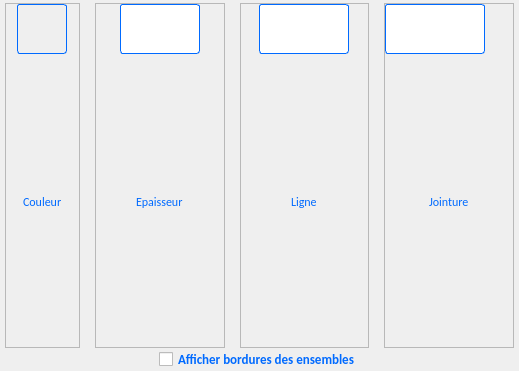
<?xml version="1.0" encoding="UTF-8"?>
<ui version="4.0">
 <class>BordersUI</class>
 <widget class="QWidget" name="BordersUI">
  <property name="geometry">
   <rect>
    <x>0</x>
    <y>0</y>
    <width>519</width>
    <height>371</height>
   </rect>
  </property>
  <property name="windowTitle">
   <string>Form</string>
  </property>
  <layout class="QVBoxLayout" name="verticalLayout">
   <property name="spacing">
    <number>0</number>
   </property>
   <property name="leftMargin">
    <number>0</number>
   </property>
   <property name="topMargin">
    <number>0</number>
   </property>
   <property name="rightMargin">
    <number>0</number>
   </property>
   <property name="bottomMargin">
    <number>0</number>
   </property>
   <item>
    <widget class="QWidget" name="wBorders" native="true">
     <property name="enabled">
      <bool>true</bool>
     </property>
     <property name="sizePolicy">
      <sizepolicy hsizetype="Minimum" vsizetype="Preferred">
       <horstretch>0</horstretch>
       <verstretch>0</verstretch>
      </sizepolicy>
     </property>
     <property name="minimumSize">
      <size>
       <width>250</width>
       <height>115</height>
      </size>
     </property>
     <property name="styleSheet">
      <string notr="true"/>
     </property>
     <layout class="QGridLayout" name="gridLayout_12">
      <property name="leftMargin">
       <number>5</number>
      </property>
      <property name="topMargin">
       <number>3</number>
      </property>
      <property name="rightMargin">
       <number>5</number>
      </property>
      <property name="bottomMargin">
       <number>0</number>
      </property>
      <property name="horizontalSpacing">
       <number>15</number>
      </property>
      <property name="verticalSpacing">
       <number>0</number>
      </property>
      <item row="0" column="2">
       <widget class="QFrame" name="frameBorderLineStyle">
        <property name="sizePolicy">
         <sizepolicy hsizetype="Minimum" vsizetype="Preferred">
          <horstretch>0</horstretch>
          <verstretch>0</verstretch>
         </sizepolicy>
        </property>
        <property name="frameShape">
         <enum>QFrame::StyledPanel</enum>
        </property>
        <property name="frameShadow">
         <enum>QFrame::Raised</enum>
        </property>
        <layout class="QVBoxLayout" name="verticalLayout_30">
         <property name="spacing">
          <number>3</number>
         </property>
         <property name="leftMargin">
          <number>0</number>
         </property>
         <property name="topMargin">
          <number>0</number>
         </property>
         <property name="rightMargin">
          <number>0</number>
         </property>
         <property name="bottomMargin">
          <number>0</number>
         </property>
         <item alignment="Qt::AlignHCenter">
          <widget class="QComboBox" name="cbBordersLineStyle">
           <property name="minimumSize">
            <size>
             <width>90</width>
             <height>50</height>
            </size>
           </property>
           <property name="maximumSize">
            <size>
             <width>90</width>
             <height>50</height>
            </size>
           </property>
           <property name="styleSheet">
            <string notr="true">QComboBox {
    border: 1px solid rgb(0,106,255);
    border-radius: 3px;
    padding: 1px -4px 1px 1px;

	background-color: qlineargradient(x1: 0, y1: 0, x2: 0, y2: 1,
                                       stop: 0 #dadbde, stop: 1 #f6f7fa);
}

QComboBox::drop-down {
	width: 0px;
}

QComboBox:hover{
background-color: qlineargradient(x1: 0, y1: 0, x2: 0, y2: 1,
                                       stop: 0 #f6f7fa, stop: 1 #dadbde);

}
 QComboBox QAbstractItemView {
     selection-background-color: lightgray;
 }


QComboBox:!enabled {

    border: 1px solid rgb(150,150,150);

}

</string>
           </property>
           <property name="currentIndex">
            <number>0</number>
           </property>
           <property name="iconSize">
            <size>
             <width>86</width>
             <height>53</height>
            </size>
           </property>
           <property name="frame">
            <bool>true</bool>
           </property>
           <item>
            <property name="text">
             <string/>
            </property>
            <property name="icon">
             <iconset resource="../resources.qrc">
              <normaloff>:/images/borders/solid_lines</normaloff>:/images/borders/solid_lines</iconset>
            </property>
           </item>
           <item>
            <property name="text">
             <string/>
            </property>
            <property name="icon">
             <iconset resource="../resources.qrc">
              <normaloff>:/images/borders/dot_line</normaloff>:/images/borders/dot_line</iconset>
            </property>
           </item>
           <item>
            <property name="text">
             <string/>
            </property>
            <property name="icon">
             <iconset resource="../resources.qrc">
              <normaloff>:/images/borders/dash_line</normaloff>:/images/borders/dash_line</iconset>
            </property>
           </item>
           <item>
            <property name="text">
             <string/>
            </property>
            <property name="icon">
             <iconset resource="../resources.qrc">
              <normaloff>:/images/borders/dash_dot_line</normaloff>:/images/borders/dash_dot_line</iconset>
            </property>
           </item>
           <item>
            <property name="text">
             <string/>
            </property>
            <property name="icon">
             <iconset resource="../resources.qrc">
              <normaloff>:/images/borders/dash_dot_dot_line</normaloff>:/images/borders/dash_dot_dot_line</iconset>
            </property>
           </item>
          </widget>
         </item>
         <item alignment="Qt::AlignHCenter">
          <widget class="QLabel" name="laBorderLineStyle">
           <property name="styleSheet">
            <string notr="true">

QWidget {
  
	color : rgb(0,106,255);
     font:  9pt Calibri;


 }


QWidget:!enabled {
  
	color : rgb(150,150,150);
     font:  9pt Calibri;
 }
</string>
           </property>
           <property name="text">
            <string>Ligne</string>
           </property>
          </widget>
         </item>
        </layout>
       </widget>
      </item>
      <item row="0" column="1">
       <widget class="QFrame" name="frameBorderWidth">
        <property name="sizePolicy">
         <sizepolicy hsizetype="Minimum" vsizetype="Preferred">
          <horstretch>0</horstretch>
          <verstretch>0</verstretch>
         </sizepolicy>
        </property>
        <property name="frameShape">
         <enum>QFrame::StyledPanel</enum>
        </property>
        <property name="frameShadow">
         <enum>QFrame::Raised</enum>
        </property>
        <layout class="QVBoxLayout" name="verticalLayout_18">
         <property name="spacing">
          <number>3</number>
         </property>
         <property name="leftMargin">
          <number>0</number>
         </property>
         <property name="topMargin">
          <number>0</number>
         </property>
         <property name="rightMargin">
          <number>0</number>
         </property>
         <property name="bottomMargin">
          <number>0</number>
         </property>
         <item alignment="Qt::AlignHCenter">
          <widget class="QComboBox" name="cbBordersLineWidth">
           <property name="minimumSize">
            <size>
             <width>80</width>
             <height>50</height>
            </size>
           </property>
           <property name="maximumSize">
            <size>
             <width>80</width>
             <height>50</height>
            </size>
           </property>
           <property name="styleSheet">
            <string notr="true">QComboBox {
    border: 1px solid rgb(0,106,255);
    border-radius: 3px;
    padding: 1px 1px 1px 1px;

	background-color: qlineargradient(x1: 0, y1: 0, x2: 0, y2: 1,
                                       stop: 0 #dadbde, stop: 1 #f6f7fa);
}

QComboBox::drop-down {
	width: 0px;
}

QComboBox:hover{
background-color: qlineargradient(x1: 0, y1: 0, x2: 0, y2: 1,
                                       stop: 0 #f6f7fa, stop: 1 #dadbde);
}


 QComboBox QAbstractItemView {
     selection-background-color: lightgray;
 }


QComboBox:!enabled {

    border: 1px solid rgb(150,150,150);

}

</string>
           </property>
           <property name="currentIndex">
            <number>0</number>
           </property>
           <property name="iconSize">
            <size>
             <width>86</width>
             <height>53</height>
            </size>
           </property>
           <property name="frame">
            <bool>true</bool>
           </property>
           <item>
            <property name="text">
             <string/>
            </property>
            <property name="icon">
             <iconset resource="../resources.qrc">
              <normaloff>:/images/borders/width1</normaloff>:/images/borders/width1</iconset>
            </property>
           </item>
           <item>
            <property name="text">
             <string/>
            </property>
            <property name="icon">
             <iconset resource="../resources.qrc">
              <normaloff>:/images/borders/width2</normaloff>:/images/borders/width2</iconset>
            </property>
           </item>
           <item>
            <property name="text">
             <string/>
            </property>
            <property name="icon">
             <iconset resource="../resources.qrc">
              <normaloff>:/images/borders/width3</normaloff>:/images/borders/width3</iconset>
            </property>
           </item>
           <item>
            <property name="text">
             <string/>
            </property>
            <property name="icon">
             <iconset resource="../resources.qrc">
              <normaloff>:/images/borders/width4</normaloff>:/images/borders/width4</iconset>
            </property>
           </item>
           <item>
            <property name="text">
             <string/>
            </property>
            <property name="icon">
             <iconset resource="../resources.qrc">
              <normaloff>:/images/borders/width5</normaloff>:/images/borders/width5</iconset>
            </property>
           </item>
           <item>
            <property name="text">
             <string/>
            </property>
            <property name="icon">
             <iconset resource="../resources.qrc">
              <normaloff>:/images/borders/width6</normaloff>:/images/borders/width6</iconset>
            </property>
           </item>
          </widget>
         </item>
         <item alignment="Qt::AlignHCenter">
          <widget class="QLabel" name="laBorderWidth">
           <property name="styleSheet">
            <string notr="true">

QWidget {
  
	color : rgb(0,106,255);
     font:  9pt Calibri;


 }


QWidget:!enabled {
  
	color : rgb(150,150,150);
     font:  9pt Calibri;
 }
</string>
           </property>
           <property name="text">
            <string>Epaisseur</string>
           </property>
          </widget>
         </item>
        </layout>
       </widget>
      </item>
      <item row="0" column="3">
       <widget class="QFrame" name="frameBordersJoin">
        <property name="sizePolicy">
         <sizepolicy hsizetype="Minimum" vsizetype="Preferred">
          <horstretch>0</horstretch>
          <verstretch>0</verstretch>
         </sizepolicy>
        </property>
        <property name="frameShape">
         <enum>QFrame::StyledPanel</enum>
        </property>
        <property name="frameShadow">
         <enum>QFrame::Raised</enum>
        </property>
        <layout class="QVBoxLayout" name="verticalLayout_31">
         <property name="spacing">
          <number>3</number>
         </property>
         <property name="leftMargin">
          <number>0</number>
         </property>
         <property name="topMargin">
          <number>0</number>
         </property>
         <property name="rightMargin">
          <number>0</number>
         </property>
         <property name="bottomMargin">
          <number>0</number>
         </property>
         <item>
          <widget class="QComboBox" name="cbBordersJoin">
           <property name="minimumSize">
            <size>
             <width>100</width>
             <height>50</height>
            </size>
           </property>
           <property name="maximumSize">
            <size>
             <width>100</width>
             <height>50</height>
            </size>
           </property>
           <property name="styleSheet">
            <string notr="true">QComboBox {
    border: 1px solid rgb(0,106,255);
    border-radius: 3px;
    padding: 1px 1px 1px 1px;

	background-color: qlineargradient(x1: 0, y1: 0, x2: 0, y2: 1,
                                       stop: 0 #dadbde, stop: 1 #f6f7fa);
}

QComboBox::drop-down {
	width: 0px;
}

QComboBox:hover{
background-color: qlineargradient(x1: 0, y1: 0, x2: 0, y2: 1,
                                       stop: 0 #f6f7fa, stop: 1 #dadbde);
}

 QComboBox QAbstractItemView {
     selection-background-color: lightgray;
 }


QComboBox:!enabled {

    border: 1px solid rgb(150,150,150);

}

</string>
           </property>
           <property name="currentIndex">
            <number>1</number>
           </property>
           <property name="iconSize">
            <size>
             <width>100</width>
             <height>40</height>
            </size>
           </property>
           <property name="frame">
            <bool>true</bool>
           </property>
           <item>
            <property name="text">
             <string/>
            </property>
            <property name="icon">
             <iconset resource="../resources.qrc">
              <normaloff>:/images/borders/bevel_join</normaloff>:/images/borders/bevel_join</iconset>
            </property>
           </item>
           <item>
            <property name="text">
             <string/>
            </property>
            <property name="icon">
             <iconset resource="../resources.qrc">
              <normaloff>:/images/borders/miter_join</normaloff>:/images/borders/miter_join</iconset>
            </property>
           </item>
           <item>
            <property name="text">
             <string/>
            </property>
            <property name="icon">
             <iconset resource="../resources.qrc">
              <normaloff>:/images/borders/round_join</normaloff>:/images/borders/round_join</iconset>
            </property>
           </item>
          </widget>
         </item>
         <item alignment="Qt::AlignHCenter">
          <widget class="QLabel" name="laBordersJoint">
           <property name="styleSheet">
            <string notr="true">

QWidget {
  
	color : rgb(0,106,255);
     font:  9pt Calibri;


 }


QWidget:!enabled {
  
	color : rgb(150,150,150);
     font:  9pt Calibri;
 }
</string>
           </property>
           <property name="text">
            <string>Jointure</string>
           </property>
          </widget>
         </item>
        </layout>
       </widget>
      </item>
      <item row="0" column="0">
       <widget class="QFrame" name="frameBorderColor">
        <property name="sizePolicy">
         <sizepolicy hsizetype="Minimum" vsizetype="Preferred">
          <horstretch>0</horstretch>
          <verstretch>0</verstretch>
         </sizepolicy>
        </property>
        <property name="maximumSize">
         <size>
          <width>75</width>
          <height>16777215</height>
         </size>
        </property>
        <property name="styleSheet">
         <string notr="true"/>
        </property>
        <property name="frameShape">
         <enum>QFrame::StyledPanel</enum>
        </property>
        <property name="frameShadow">
         <enum>QFrame::Raised</enum>
        </property>
        <layout class="QVBoxLayout" name="verticalLayout_10">
         <property name="spacing">
          <number>3</number>
         </property>
         <property name="leftMargin">
          <number>0</number>
         </property>
         <property name="topMargin">
          <number>0</number>
         </property>
         <property name="rightMargin">
          <number>0</number>
         </property>
         <property name="bottomMargin">
          <number>0</number>
         </property>
         <item alignment="Qt::AlignHCenter">
          <widget class="QToolButton" name="tbColorBorder">
           <property name="minimumSize">
            <size>
             <width>50</width>
             <height>50</height>
            </size>
           </property>
           <property name="maximumSize">
            <size>
             <width>50</width>
             <height>50</height>
            </size>
           </property>
           <property name="styleSheet">
            <string notr="true"> QToolButton:pressed {
 background-color: white;
     background-color: qlineargradient(x1: 0, y1: 0, x2: 0, y2: 1,
                                       stop: 0 #f6f7fa, stop: 1 #dadbde);

 }
 


QToolButton:hover:!pressed
{
     background-color: qlineargradient(x1: 0, y1: 0, x2: 0, y2: 1,
                                       stop: 0 #dadbde, stop: 1 #f6f7fa);
}QToolButton {

    border: 1px solid rgb(0,106,255);
    border-radius: 3px;
}



QToolButton:!enabled {

    border: 1px solid rgb(150,150,150);

}

</string>
           </property>
           <property name="text">
            <string/>
           </property>
           <property name="iconSize">
            <size>
             <width>50</width>
             <height>50</height>
            </size>
           </property>
          </widget>
         </item>
         <item alignment="Qt::AlignHCenter">
          <widget class="QLabel" name="laBorderColor">
           <property name="styleSheet">
            <string notr="true">

QWidget {
  
	color : rgb(0,106,255);
     font:  9pt Calibri;


 }


QWidget:!enabled {
  
	color : rgb(150,150,150);
     font:  9pt Calibri;
 }
QWidget {
  
	color : rgb(0,106,255);
    font:  9pt Calibri;

 }


</string>
           </property>
           <property name="text">
            <string>Couleur</string>
           </property>
          </widget>
         </item>
        </layout>
       </widget>
      </item>
      <item row="1" column="0" colspan="4" alignment="Qt::AlignHCenter">
       <widget class="QCheckBox" name="cbEnableBorders">
        <property name="toolTip">
         <string>Activation des marges extérieures</string>
        </property>
        <property name="styleSheet">
         <string notr="true">QWidget {
  
	color : rgb(0,106,255);
    font:  bold 10pt Calibri;


 }


QWidget:!enabled {
  
	color : rgb(150,150,150);
    font:  bold 10pt Calibri;
 }
</string>
        </property>
        <property name="text">
         <string>Afficher bordures des ensembles</string>
        </property>
        <property name="checked">
         <bool>false</bool>
        </property>
       </widget>
      </item>
     </layout>
    </widget>
   </item>
  </layout>
 </widget>
 <resources>
  <include location="../resources.qrc"/>
 </resources>
 <connections/>
</ui>
